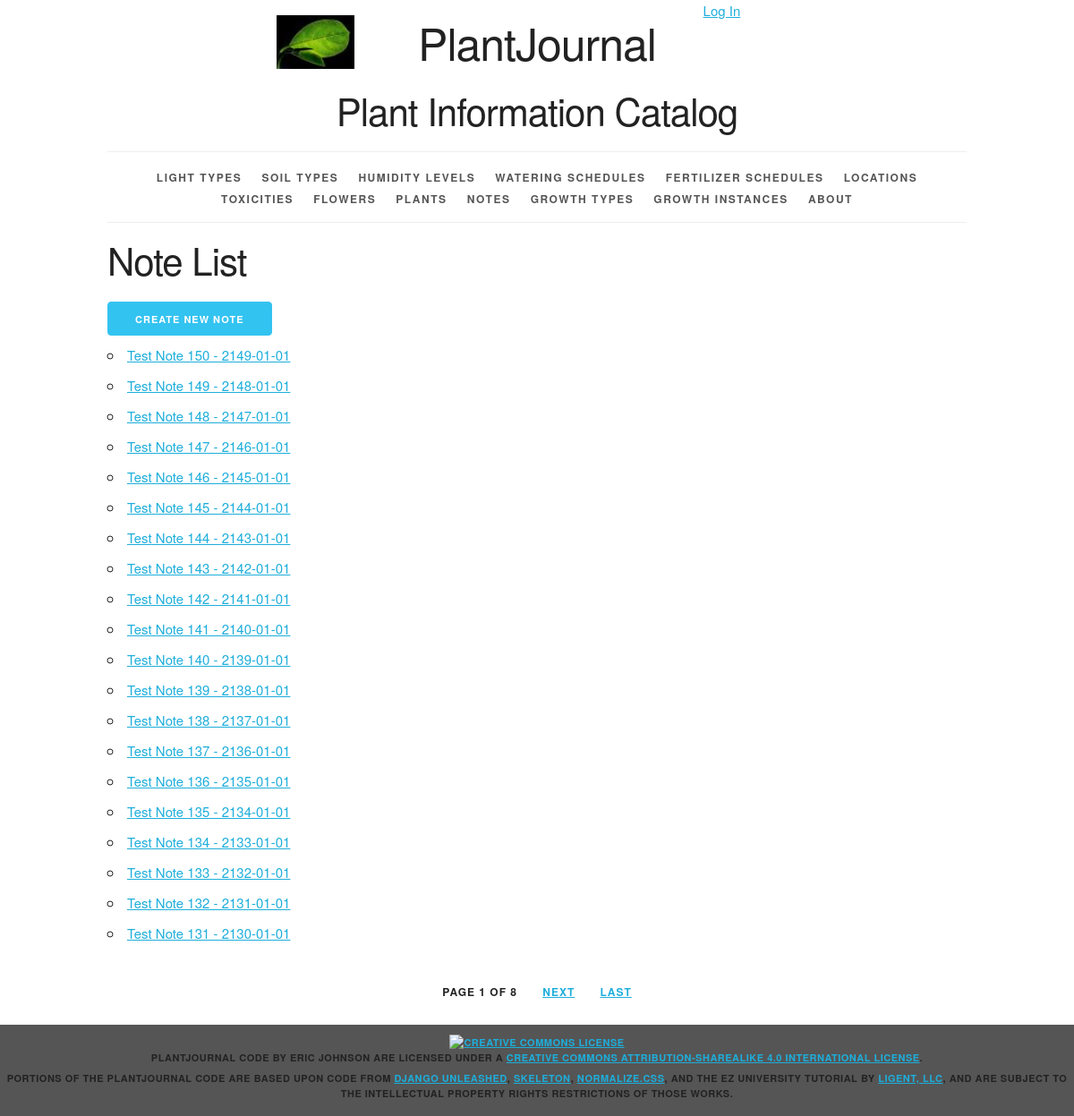
The app's page /note/ with its own data.
### plantjournal/models.py (models this page shows, shortened)
class Note(models.Model):
    note_id = models.AutoField(primary_key=True)
    note_date = models.DateField(default='00/00/0000')
    note_name = models.CharField(max_length=45)
    note_body = models.TextField()
    plant = models.ForeignKey(Plant, related_name='notes', on_delete=models.PROTECT)
    def __str__(self):
        return '%s - %s' % (self.note_name, self.note_date)
    def get_absolute_url(self):
        return reverse('plantjournal_note_detail_urlpattern',
                       kwargs={'pk': self.pk})
    class Meta:
        ordering = ['-note_date', 'note_name']
        unique_together = (('note_date', 'note_name'),)

### plantjournal/views.py (the view)
class NoteList(PageLinksMixin, ListView):
    paginate_by = 20
    model = Note

### plantjournal/utils.py (called while the page is built)
    def _page_urls(self, page_number):
        return "?{pkw}={n}".format(
            pkw=self.page_kwarg,
            n=page_number)

    def first_page(self, page):
        if page.number > 1:
            return self._page_urls(1)
        return None

    def previous_page(self, page):
        if (page.has_previous()
                and page.number > 2):
            return self._page_urls(
                page.previous_page_number())
        return None

    def next_page(self, page):
        last_page = page.paginator.num_pages
        if (page.has_next()
                and page.number < last_page - 1):
            return self._page_urls(
                page.next_page_number())
        return None

    def last_page(self, page):
        last_page = page.paginator.num_pages
        if page.number < last_page:
            return self._page_urls(last_page)
        return None

    def get_context_data(self, **kwargs):
        context = super().get_context_data(
            **kwargs)
        page = context.get('page_obj')
        if page is not None:
            context.update({
                'first_page_url':
                    self.first_page(page),
                'previous_page_url':
                    self.previous_page(page),
                'next_page_url':
                    self.next_page(page),
                'last_page_url':
                    self.last_page(page),
            })
        return context

### plantjournal/templates/plantjournal/note_list.html (shortened to what this page needs)
{% extends 'plantjournal/base.html' %}
{% block content %}
    <h2>Note List</h2>
    <div>
        <a href="{% url 'plantjournal_note_create_urlpattern' %}"
           class="button button-primary">
            Create New Note
        </a>
    </div>
    <ul>
        {% for note in note_list %}
            <li>
                <a href="{{ note.get_absolute_url }}">{{ note }}</a>
            </li>
        {% empty %}
            <li><em>There are currently no notes available.</em></li>
        {% endfor %}
    </ul>
{% endblock %}

### plantjournal/static/plantjournal/skeleton.css (style rules this page uses)
html { font-size: 62.5%; }
body { font-size: 1.5em; line-height: 1.6; font-weight: 400; font-family: "Raleway", "HelveticaNeue", "Helvetica Neue", Helvetica, Arial, sans-serif; color: #222; }
h1, h2, h3, h4, h5, h6 { margin-top: 0; margin-bottom: 2rem; font-weight: 300; }
h2 { font-size: 3.6rem; line-height: 1.25; letter-spacing: -.1rem; }
@media (min-width: 550px) { h2 { font-size: 4.2rem; } }
a { color: #1EAEDB; }
.button, button, input[type="submit"], input[type="reset"], input[type="button"] { display: inline-block; height: 38px; padding: 0 30px; color: #555; text-align: center; font-size: 11px; font-weight: 600; line-height: 38px; letter-spacing: .1rem; text-transform: uppercase; text-decoration: none; white-space: nowrap; background-color: transparent; border-radius: 4px; border: 1px solid #bbb; cursor: pointer; box-sizing: border-box; }
.button.button-primary, button.button-primary, input[type="submit"].button-primary, input[type="reset"].button-primary, input[type="button"].button-primary { color: #FFF; background-color: #33C3F0; border-color: #33C3F0; }
ul { list-style: circle inside; }
ol, ul { padding-left: 0; margin-top: 0; }
li { margin-bottom: 1rem; }
button, .button { margin-bottom: 1rem; }
pre, blockquote, dl, figure, table, p, ul, ol, form { margin-bottom: 2.5rem; }

### plantjournal/static/plantjournal/style.css (style rules this page uses)
html { height: 100%; background-color: #555; }
body { background-color: white; }

### records on screen
Note: note_name+note_date "Test Note 150 - 2149-01-01"
Note: note_name+note_date "Test Note 149 - 2148-01-01"
Note: note_name+note_date "Test Note 148 - 2147-01-01"
Note: note_name+note_date "Test Note 147 - 2146-01-01"
Note: note_name+note_date "Test Note 146 - 2145-01-01"
Note: note_name+note_date "Test Note 145 - 2144-01-01"
Note: note_name+note_date "Test Note 144 - 2143-01-01"
Note: note_name+note_date "Test Note 143 - 2142-01-01"
Note: note_name+note_date "Test Note 142 - 2141-01-01"
Note: note_name+note_date "Test Note 141 - 2140-01-01"
Note: note_name+note_date "Test Note 140 - 2139-01-01"
Note: note_name+note_date "Test Note 139 - 2138-01-01"
Note: note_name+note_date "Test Note 138 - 2137-01-01"
Note: note_name+note_date "Test Note 137 - 2136-01-01"
Note: note_name+note_date "Test Note 136 - 2135-01-01"
Note: note_name+note_date "Test Note 135 - 2134-01-01"
Note: note_name+note_date "Test Note 134 - 2133-01-01"
Note: note_name+note_date "Test Note 133 - 2132-01-01"
Note: note_name+note_date "Test Note 132 - 2131-01-01"
Note: note_name+note_date "Test Note 131 - 2130-01-01"

### other values on screen
{{ page_obj.number }} "1"
{{ paginator.num_pages }} "8"
